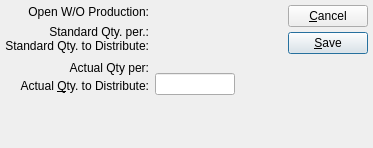
<ui version="4.0" >
 <author></author>
 <comment>
This file is part of the xtmfg Package for xTuple ERP,
and is Copyright (c) 1999-2014 by OpenMFG LLC, d/b/a xTuple.  It
is licensed to you under the xTuple End-User License Agreement ("the
EULA"), the full text of which is available at www.xtuple.com/EULA.
While the EULA gives you access to source code and encourages your
involvement in the development process, this Package is not free
software.  By using this software, you agree to be bound by the
terms of the EULA.
</comment>
 <class>changeQtyToDistributeFromBreeder</class>
 <widget class="QDialog" name="changeQtyToDistributeFromBreeder" >
  <property name="geometry" >
   <rect>
    <x>0</x>
    <y>0</y>
    <width>373</width>
    <height>148</height>
   </rect>
  </property>
  <property name="windowTitle" >
   <string>Change Qty. to Distribute from Breeder Production</string>
  </property>
  <layout class="QVBoxLayout" >
   <property name="spacing" >
    <number>0</number>
   </property>
   <property name="leftMargin" >
    <number>5</number>
   </property>
   <property name="topMargin" >
    <number>5</number>
   </property>
   <property name="rightMargin" >
    <number>5</number>
   </property>
   <property name="bottomMargin" >
    <number>5</number>
   </property>
   <item>
    <layout class="QHBoxLayout" >
     <property name="spacing" >
      <number>7</number>
     </property>
     <item>
      <layout class="QGridLayout" >
       <item row="0" column="0" >
        <widget class="QLabel" name="_openWoQtyLit" >
         <property name="text" >
          <string>Open W/O Production:</string>
         </property>
         <property name="alignment" >
          <set>Qt::AlignRight|Qt::AlignTrailing|Qt::AlignVCenter</set>
         </property>
        </widget>
       </item>
       <item row="0" column="1" >
        <widget class="XLabel" name="_openWoQty" >
         <property name="minimumSize" >
          <size>
           <width>80</width>
           <height>0</height>
          </size>
         </property>
         <property name="text" >
          <string/>
         </property>
         <property name="alignment" >
          <set>Qt::AlignRight|Qt::AlignTrailing|Qt::AlignVCenter</set>
         </property>
        </widget>
       </item>
       <item row="2" column="1" >
        <layout class="QVBoxLayout" >
         <property name="spacing" >
          <number>0</number>
         </property>
         <item>
          <widget class="XLabel" name="_actualQtyPer" >
           <property name="minimumSize" >
            <size>
             <width>80</width>
             <height>0</height>
            </size>
           </property>
           <property name="text" >
            <string/>
           </property>
           <property name="alignment" >
            <set>Qt::AlignRight|Qt::AlignTrailing|Qt::AlignVCenter</set>
           </property>
          </widget>
         </item>
         <item>
          <widget class="XLineEdit" name="_actualQtyToDistribute" >
           <property name="sizePolicy" >
            <sizepolicy vsizetype="Fixed" hsizetype="Preferred" >
             <horstretch>0</horstretch>
             <verstretch>0</verstretch>
            </sizepolicy>
           </property>
           <property name="maximumSize" >
            <size>
             <width>80</width>
             <height>32767</height>
            </size>
           </property>
           <property name="alignment" >
            <set>Qt::AlignRight</set>
           </property>
          </widget>
         </item>
        </layout>
       </item>
       <item row="1" column="0" >
        <layout class="QVBoxLayout" >
         <property name="spacing" >
          <number>0</number>
         </property>
         <item>
          <widget class="QLabel" name="_standardQtyPerLit" >
           <property name="text" >
            <string>Standard Qty. per.:</string>
           </property>
           <property name="alignment" >
            <set>Qt::AlignRight|Qt::AlignTrailing|Qt::AlignVCenter</set>
           </property>
          </widget>
         </item>
         <item>
          <widget class="QLabel" name="_standardQtyToDistributeLit" >
           <property name="text" >
            <string>Standard Qty. to Distribute:</string>
           </property>
           <property name="alignment" >
            <set>Qt::AlignRight|Qt::AlignTrailing|Qt::AlignVCenter</set>
           </property>
          </widget>
         </item>
        </layout>
       </item>
       <item row="2" column="0" >
        <layout class="QVBoxLayout" >
         <property name="spacing" >
          <number>0</number>
         </property>
         <item>
          <widget class="QLabel" name="_actualQtyPerLit" >
           <property name="text" >
            <string>Actual Qty per:</string>
           </property>
           <property name="alignment" >
            <set>Qt::AlignRight|Qt::AlignTrailing|Qt::AlignVCenter</set>
           </property>
          </widget>
         </item>
         <item>
          <widget class="QLabel" name="_actualQtyToDistributeLit" >
           <property name="text" >
            <string>Actual &amp;Qty. to Distribute:</string>
           </property>
           <property name="alignment" >
            <set>Qt::AlignRight|Qt::AlignTrailing|Qt::AlignVCenter</set>
           </property>
           <property name="buddy" >
            <cstring>_actualQtyToDistribute</cstring>
           </property>
          </widget>
         </item>
        </layout>
       </item>
       <item row="1" column="1" >
        <layout class="QVBoxLayout" >
         <property name="spacing" >
          <number>0</number>
         </property>
         <item>
          <widget class="XLabel" name="_standardQtyPer" >
           <property name="minimumSize" >
            <size>
             <width>80</width>
             <height>0</height>
            </size>
           </property>
           <property name="text" >
            <string/>
           </property>
           <property name="alignment" >
            <set>Qt::AlignRight|Qt::AlignTrailing|Qt::AlignVCenter</set>
           </property>
          </widget>
         </item>
         <item>
          <widget class="XLabel" name="_standardQtyToDistribute" >
           <property name="minimumSize" >
            <size>
             <width>80</width>
             <height>0</height>
            </size>
           </property>
           <property name="text" >
            <string/>
           </property>
           <property name="alignment" >
            <set>Qt::AlignRight|Qt::AlignTrailing|Qt::AlignVCenter</set>
           </property>
          </widget>
         </item>
        </layout>
       </item>
      </layout>
     </item>
     <item>
      <layout class="QHBoxLayout" >
       <property name="spacing" >
        <number>0</number>
       </property>
       <item>
        <spacer>
         <property name="orientation" >
          <enum>Qt::Horizontal</enum>
         </property>
         <property name="sizeType" >
          <enum>QSizePolicy::Expanding</enum>
         </property>
         <property name="sizeHint" >
          <size>
           <width>31</width>
           <height>10</height>
          </size>
         </property>
        </spacer>
       </item>
       <item>
        <layout class="QVBoxLayout" >
         <property name="spacing" >
          <number>5</number>
         </property>
         <item>
          <widget class="QPushButton" name="_close" >
           <property name="text" >
            <string>&amp;Cancel</string>
           </property>
          </widget>
         </item>
         <item>
          <widget class="QPushButton" name="_save" >
           <property name="text" >
            <string>&amp;Save</string>
           </property>
           <property name="autoDefault" >
            <bool>true</bool>
           </property>
           <property name="default" >
            <bool>true</bool>
           </property>
          </widget>
         </item>
         <item>
          <spacer>
           <property name="orientation" >
            <enum>Qt::Vertical</enum>
           </property>
           <property name="sizeType" >
            <enum>QSizePolicy::Expanding</enum>
           </property>
           <property name="sizeHint" >
            <size>
             <width>20</width>
             <height>20</height>
            </size>
           </property>
          </spacer>
         </item>
        </layout>
       </item>
      </layout>
     </item>
    </layout>
   </item>
   <item>
    <spacer>
     <property name="orientation" >
      <enum>Qt::Vertical</enum>
     </property>
     <property name="sizeType" >
      <enum>QSizePolicy::Expanding</enum>
     </property>
     <property name="sizeHint" >
      <size>
       <width>20</width>
       <height>16</height>
      </size>
     </property>
    </spacer>
   </item>
  </layout>
 </widget>
 <layoutdefault spacing="6" margin="11" />
 <pixmapfunction>qPixmapFromMimeSource</pixmapfunction>
 <customwidgets>
  <customwidget>
   <class>XLabel</class>
   <extends>QLabel</extends>
   <header>xlabel.h</header>
  </customwidget>
  <customwidget>
   <class>XLineEdit</class>
   <extends>QLineEdit</extends>
   <header>xlineedit.h</header>
  </customwidget>
 </customwidgets>
 <tabstops>
  <tabstop>_actualQtyToDistribute</tabstop>
  <tabstop>_save</tabstop>
  <tabstop>_close</tabstop>
 </tabstops>
 <resources/>
 <connections>
  <connection>
   <sender>_close</sender>
   <signal>clicked()</signal>
   <receiver>changeQtyToDistributeFromBreeder</receiver>
   <slot>reject()</slot>
   <hints>
    <hint type="sourcelabel" >
     <x>20</x>
     <y>20</y>
    </hint>
    <hint type="destinationlabel" >
     <x>20</x>
     <y>20</y>
    </hint>
   </hints>
  </connection>
 </connections>
</ui>
